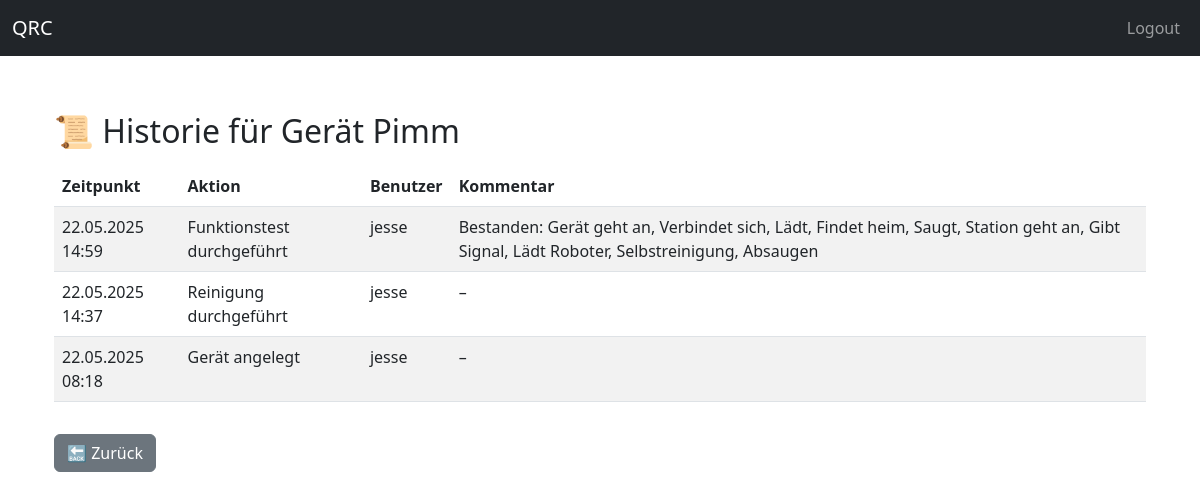
Screenshot of /geraete/geraet/Pimm/historie (signed in) with the database file from the repository.
### models/geraet_db.py (models this page shows)
class Geraet(db.Model):
    __tablename__ = "geraete"
    id = db.Column(db.Integer, primary_key=True)
    qrcode = db.Column(db.String, unique=True, nullable=False)
    modell_id = db.Column(db.Integer, db.ForeignKey("modell.id"), nullable=False)
    zustand_id = db.Column(db.Integer, db.ForeignKey("zustaende.id"), nullable=False)
    benutzer_id = db.Column(db.Integer, db.ForeignKey("benutzer.id"), nullable=True)
    modell = db.relationship("Modell", back_populates="geraete")
    zustand = db.relationship("Zustand")
    benutzer = db.relationship("Benutzer", backref="geraete")
    historie = db.relationship("Historie", backref="geraet", lazy=True)
    module = db.relationship("Modul", back_populates="geraet", cascade="all, delete-orphan")
    teile = db.relationship("Teil", back_populates="geraet")
    testdurchlaeufe = db.relationship("GeraeteTestDurchlauf", back_populates="geraet", cascade="all, delete-orphan")

### models/historie_db.py (models this page shows)
class Historie(Base):
    __tablename__ = "historie"
    id = Column(Integer, primary_key=True)
    geraet_id = Column(Integer, ForeignKey("geraete.id"), nullable=False)
    benutzer_id = Column(Integer, ForeignKey("benutzer.id"), nullable=False)
    aktion = Column(String, nullable=False)
    zeitpunkt = Column(DateTime, default=datetime.utcnow)
    kommentar = Column(String, nullable=True)  # ✅ hinzugefügt
    benutzer = relationship("Benutzer")

### models/benutzer_db.py (models this page shows, shortened)
class Benutzer(Base, UserMixin):
    __tablename__ = "benutzer"
    id = Column(Integer, primary_key=True)
    name = Column(String, unique=True, nullable=False)
    passwort_hash = Column(String, nullable=False)
    rolle = Column(String(20), nullable=False, default="user")

### app/routes/geraete_routes.py (the view)
@geraete_bp.route("/geraet/<string:qrcode>/historie")
@login_required
def geraet_historie(qrcode):
    geraet = GeraetDB.query.filter_by(qrcode=qrcode).first_or_404()
    historie_eintraege = Historie.query.filter_by(geraet_id=geraet.id).order_by(Historie.zeitpunkt.desc()).all()
    return render_template("historie.html", geraet=geraet, historie=historie_eintraege)

### app/app.py (called while the page is built)
@login_manager.user_loader
def load_user(user_id):
    return Benutzer.query.get(int(user_id))

### app/templates/historie.html
{% extends "base.html" %}
{% block content %}
<div class="container mt-5">
  <h2>📜 Historie für Gerät {{ geraet.qrcode }}</h2>
  {% if historie %}
  <table class="table table-striped mt-3">
    <thead>
      <tr>
        <th>Zeitpunkt</th>
        <th>Aktion</th>
        <th>Benutzer</th>
        <th>Kommentar</th>
      </tr>
    </thead>
    <tbody>
      {% for eintrag in historie %}
      <tr>
        <td>{{ eintrag.zeitpunkt.strftime('%d.%m.%Y %H:%M') }}</td>
        <td>{{ eintrag.aktion }}</td>
        <td>{{ eintrag.benutzer.name }}</td>
        <td>{{ eintrag.kommentar or '–' }}</td>
      </tr>
      {% endfor %}
    </tbody>
  </table>
  {% else %}
    <p>Keine Historie vorhanden.</p>
  {% endif %}
  <a href="{{ url_for('geraete.geraet_seite', qrcode=geraet.qrcode) }}" class="btn btn-secondary mt-3">🔙 Zurück</a>
</div>
{% endblock %}

### app/templates/base.html (style rules this page uses)
body { padding-top: 4rem; }

### rows the page displays
Geraet: qrcode "Pimm"
Historie: zeitpunkt "22.05.2025 14:59", aktion "Funktionstest durchgeführt", benutzer.name "jesse", kommentar "Bestanden: Gerät geht an, Verbindet sich, Lädt, Findet heim, Saugt, Station geht an, Gibt Signal, Lädt Roboter, Selbstreinigung, Absaugen"
Historie: zeitpunkt "22.05.2025 14:37", aktion "Reinigung durchgeführt", benutzer.name "jesse", kommentar "–"
Historie: zeitpunkt "22.05.2025 08:18", aktion "Gerät angelegt", benutzer.name "jesse", kommentar "–"
